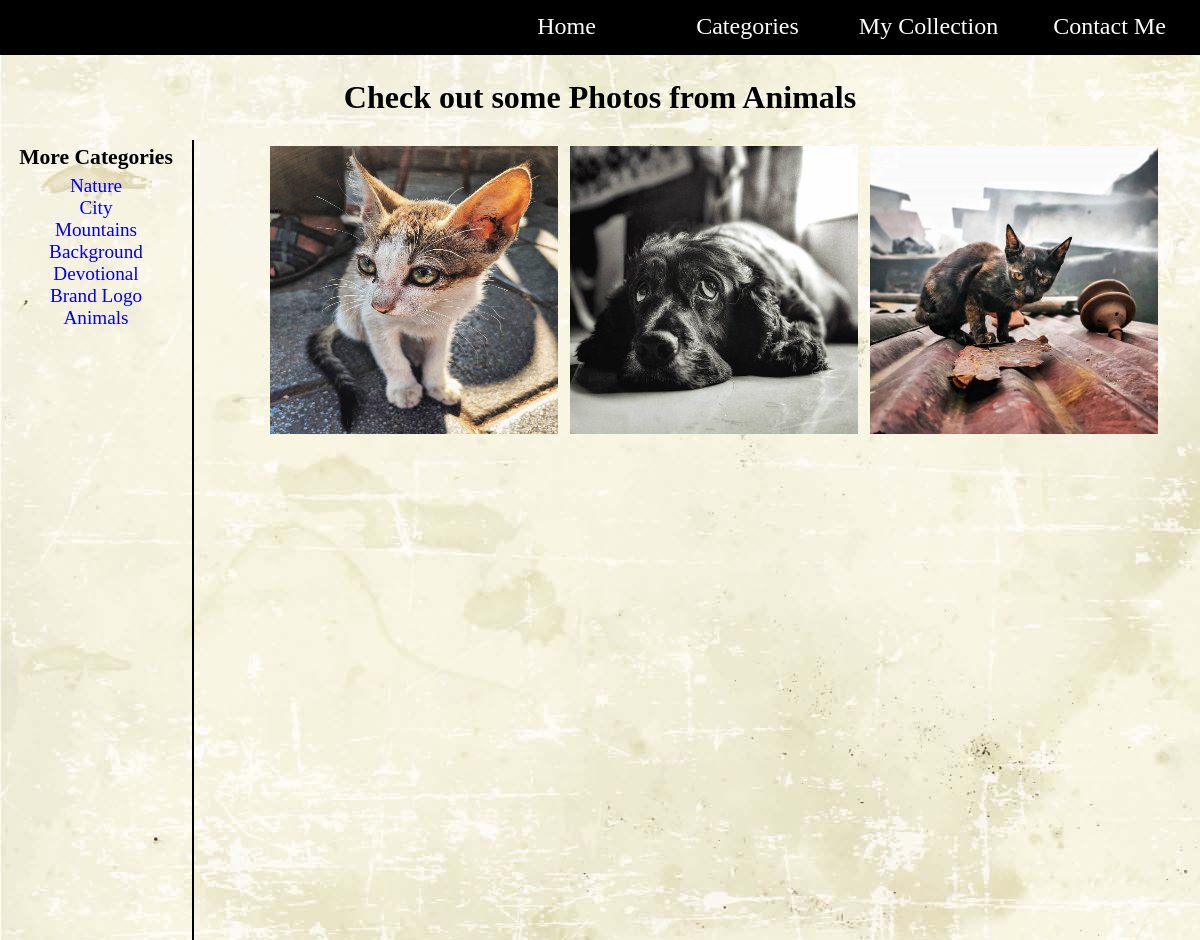
/categories/7/, run on the app's committed database.
### home/models.py (models this page shows, shortened)
class Categories(models.Model):
    category_name = models.CharField(max_length=200)
    category_description = models.CharField(max_length=1000)
    def __str__(self):
        return self.category_name

class Photo(models.Model):
    format_of_tags = (
        ('PNG', 'PNG'),
        ('JPG', 'JPG'),
        ('JPEG', 'JPEG'),
        ('Exif', 'Exif'),
        ('GIF', 'GIF'),
        ('WEBP', 'WEBP'),
        ('SVG', 'SVG'),
    )
    title = models.CharField(max_length=150)
    format = models.CharField(max_length=20, choices=format_of_tags, blank=False)
    tags = models.CharField(max_length=250)
    original_pic = models.ImageField()
    description = models.CharField(max_length=1000)
    photographer = models.ForeignKey('Photographer', on_delete=models.CASCADE)
    category = models.ForeignKey('Categories', on_delete=models.CASCADE, default=0)

### home/views.py (the view)
# urls.py: url(r'^categories/(?P<cat_id>[0-9]+)/$', views.categories, name='categories'),
def categories(request, cat_id):
    cat_obj = get_object_or_404(Categories, pk=cat_id)
    cat_pics = Photo.objects.filter(category=cat_id)
    template = loader.get_template('category.html')
    context['catObject'] = cat_obj
    context['catPics'] = cat_pics
    return HttpResponse(template.render(context, request))

### home/context_processors.py (called while the page is built)
def categories_processor(request):
    categories = Categories.objects.all()
    return {'categories': categories}

### home/templates/category.html (shortened to what this page needs)
{% extends 'base.html' %}
{% block content %}
  {% load static %}
  <link rel="stylesheet" href="{% static 'home/categorystyle.css' %}">
  <h1 align="center">Check out some Photos from {{catObject}}</h1>
  <div class="sidebar">
    <h3>More Categories</h3>
    {% for cate in cat %}
      <a href="/categories/{{cate.id}}" class="sideLink">{{ cate }}</a><br>
    {% endfor %}
  </div>
  <div id="line">
  </div>
  <div class="containerCat">
    {% for photo in catPics %}
      <a href="/details/{{ photo.id }}" class="boxCat"><img src="{{ photo.original_pic.url }}" alt="Image not found"></a>
    {% endfor %}
  </div>
{% endblock %}

### static/PicMesh/style.css (style rules this page uses)
body { margin: 0px; padding: 0px; font-family: serif; background: url(back.jpg); border-style: none; width: inherit; }
a { text-decoration: none; }

### home/static/home/categorystyle.css (style rules this page uses)
* { margin: 0px; padding: 0px; }
h1 { margin: 2vw; }
.sidebar { float: left; height: 94vh; width: 16vw; text-align: center; }
h3 { font-size: 1.8vw; margin: 5px; }
.sideLink { margin: 0.2vw; padding:0.2vw; text-decoration: none; font-size: 1.6vw; }
#line { display: inline-block; background-color: #000; height: 100vh; width: 0.2vw; }
.containerCat { display: grid-inline; grid-gap: 10px; grid-template-columns: 27vw 27vw 27vw ; color: #444; height: 400px; width: 78vw; float:right; }
img { float:left; margin: 0.5vw; margin-bottom: 1vw; width: 24vw; height: 24vw; }

### data on the page
Categories: category_name "Animals"
Categories: category_name "Nature"
Categories: category_name "City"
Categories: category_name "Mountains"
Categories: category_name "Background"
Categories: category_name "Devotional"
Categories: category_name "Brand Logo"
Photo: original_pic (picture)
Photo: original_pic (picture)
Photo: original_pic (picture)
